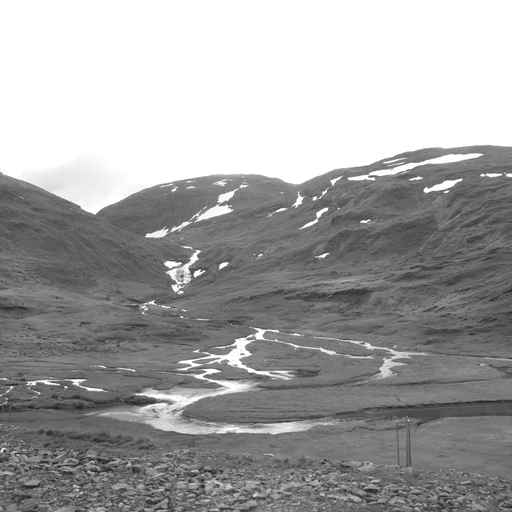
#> input picture 1.pgm, 512 x 512 px, found by its file name; its folder holds only this picture in this run
$ python use1.py
#> lines starting #> are read from the running program, lines starting #| are printed output that depends on the picture
import numpy as np
import cv2
import pywt
import os

def preprocess_image(image):
    """预处理图像：归一化处理"""
    normalized_image = cv2.normalize(image, None, 0, 255, cv2.NORM_MINMAX)
    return normalized_image

def denoise_wavelet(image, wavelet='db1', level=1):
    """小波去噪"""
    # 小波变换：将图像分解成多个尺度
    coeffs = pywt.wavedec2(image, wavelet, level=level)
    # 阈值选择：根据噪声水平选择阈值
    threshold = np.sqrt(2 * np.log(image.size))
    # 系数阈值处理：对细节系数进行软阈值处理
    denoised_coeffs = [coeffs[0]]  # 近似系数保持不变
    denoised_coeffs += [pywt.threshold(detail, threshold, mode='soft') for detail in coeffs[1:]]
    # 小波逆变换：重构去噪图像
    denoised_coeffs[1] = (denoised_coeffs[1][0],denoised_coeffs[1][1],denoised_coeffs[1][2])
    denoised_image = pywt.waverec2(denoised_coeffs, wavelet)
    return denoised_image

def extract_prnu(images, wavelet='db1', level=1):
    """提取PRNU模式"""
    prnu_accumulator = np.zeros_like(images[0], dtype=np.float32)
    for image in images:
        preprocessed = preprocess_image(image)
        denoised_image = denoise_wavelet(preprocessed, wavelet=wavelet, level=level)
        residual = preprocessed - denoised_image
        prnu_accumulator += residual
    prnu_pattern = prnu_accumulator / len(images)
    return prnu_pattern

def save_prnu(prnu_pattern, device_id, output_dir='prnu_library'):
    """保存PRNU模式"""
    os.makedirs(output_dir, exist_ok=True)
    filename = os.path.join(output_dir, f'{device_id}_prnu.npy')
    np.save(filename, prnu_pattern)


devices = [
    "Canon EOS 400D",
    "Canon EOS 7DCanon",
    "EOS DIGITAL REBEL XSi",
    "PENTAX K20D",
    "NIKON D70",
    "M9 Digital Camera"
]
first_num = [
    1,
    1416,
    2770,
    5001,
    6210,
    8001
]
img_path = "D:\Download\database\BOSSbase_1.01"

if __name__ == "__main__":
    for k in range(0,6):
        device_id = f'camera_00{k+1}'
        image_files =  [os.path.join(img_path, f"{i}.pgm") for i in range(first_num[k], first_num[k] + 500)]  # 使用1-500提取第一个型号
        # print(image_files)
        images = [cv2.imread(file, cv2.IMREAD_GRAYSCALE) for file in image_files]
#> images = 500 items

        prnu_pattern = extract_prnu(images)
#> the loop in extract_prnu, `for image in images:` made 2 passes
#> threshold in denoise_wavelet on pass 1: 5
#> pass 1, in denoise_wavelet, `denoised_image = pywt.waverec2(denoised_coeffs, wavelet)`:
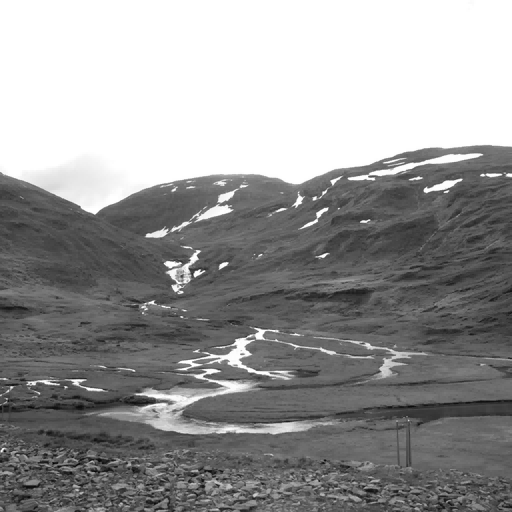
#> denoised_image: shape (512, 512) float64; min 7.49, max 255, mean 154.9; drawn with min black and max white
#> pass 1, in extract_prnu, `residual = preprocessed - denoised_image`:
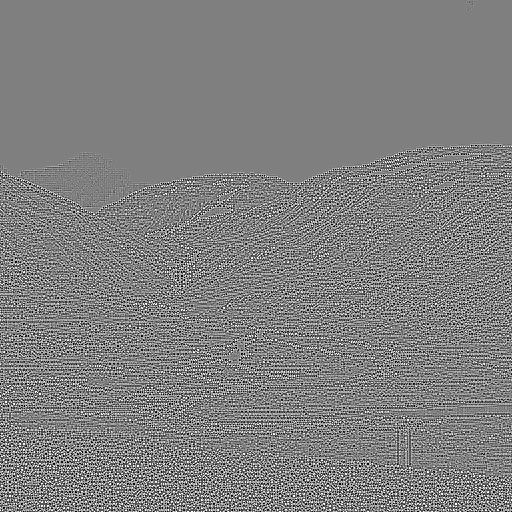
#> residual: shape (512, 512) float64; min -7.49, max 7.49, mean -3.84e-14; drawn with min black and max white
#> (the run stopped early here; a loop or call above may not have finished)
